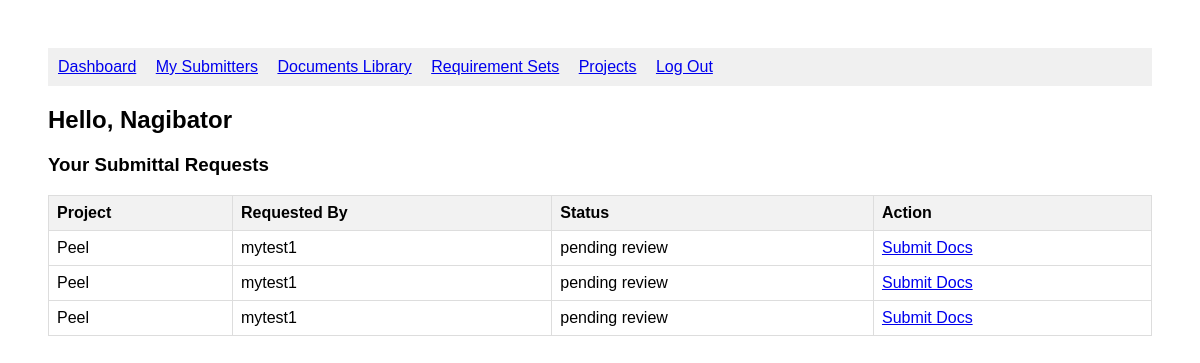
Page /submitter_dashboard (signed in) on the earlier database version.
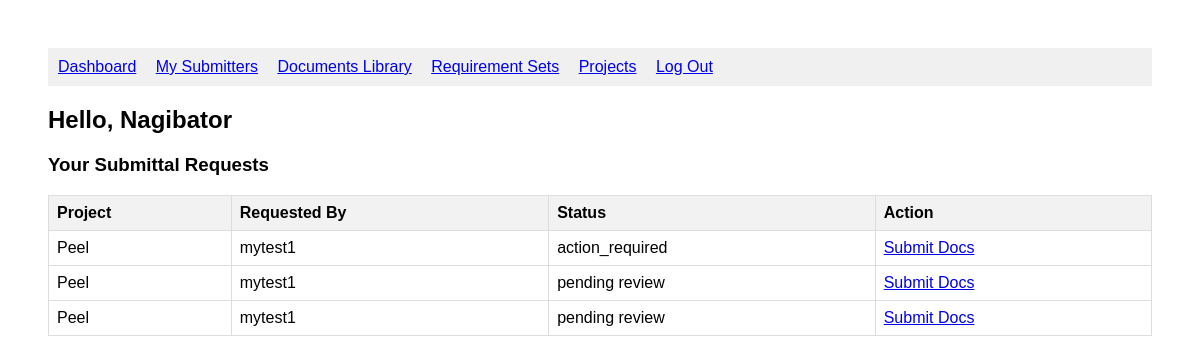
Same page on the later database version.
### tables this page shows
CREATE TABLE submitting_users (
    id INTEGER PRIMARY KEY AUTOINCREMENT,
    login TEXT UNIQUE NOT NULL,
    password TEXT NOT NULL,
    email TEXT NOT NULL,
    token TEXT UNIQUE NOT NULL,
    invited_by INTEGER NOT NULL, name TEXT,
    FOREIGN KEY (invited_by) REFERENCES admin_users(id)
);

CREATE TABLE "requests" (
    id INTEGER PRIMARY KEY AUTOINCREMENT,
    project_id INTEGER NOT NULL,
    submitter_id INTEGER NOT NULL,
    requirement_set_id INTEGER NOT NULL,
    admin_id INTEGER NOT NULL,
    token TEXT UNIQUE,
    status TEXT DEFAULT 'pending review',
    date_requested TEXT DEFAULT CURRENT_TIMESTAMP
);

CREATE TABLE project (
    id INTEGER PRIMARY KEY AUTOINCREMENT,
    project_number INTEGER NOT NULL,
    project_name TEXT NOT NULL,
    project_admin_id INTEGER NOT NULL,
    FOREIGN KEY (project_admin_id) REFERENCES admin_users(id)
);

CREATE TABLE admin_users (
    id INTEGER PRIMARY KEY AUTOINCREMENT,
    login TEXT UNIQUE NOT NULL,
    password TEXT NOT NULL,
    email TEXT NOT NULL
, name TEXT);

### app.py (the view)
@app.route("/submitter_dashboard", methods=['GET', 'POST'])
def submitter_dashboard():
    if not session.get("submitter"):
        return redirect("/login")
    db = get_db()
    submitter_id = session.get("id")
    if not submitter_id and not session.get("submitter"):
        return redirect("/submitter_login")
    submitter = db.execute("SELECT * FROM submitting_users WHERE id = ?", (submitter_id,)).fetchone()
    sub_requests = db.execute("""
    SELECT
        requests.project_id,
        requests.admin_id,
        requests.token,
        requests.status,
        admin_users.login AS gc_name,
        project.project_name
    FROM requests
    JOIN admin_users ON requests.admin_id = admin_users.id
    JOIN project ON requests.project_id = project.id
    WHERE requests.submitter_id = ?
""", (submitter_id,)).fetchall()
    return render_template("submitter_dashboard.html", submitter=submitter, sub_requests=sub_requests)

### app.py (called while the page is built)
def get_db():
    conn = sqlite3.connect("database.db")
    conn.row_factory = sqlite3.Row
    return conn

### templates/submitter_dashboard.html (shortened to what this page needs)
<!DOCTYPE html>
<html lang="en">
<head>
</head>
<body>
    <nav style="background-color: #f0f0f0; padding: 10px;">
        <a href="/admin" style="margin-right: 15px;">Dashboard</a>
        <a href="/my_submitters" style="margin-right: 15px;">My Submitters</a>
        <a href="/documents_library" style="margin-right: 15px;">Documents Library</a>
        <a href="/my_sets" style="margin-right: 15px;">Requirement Sets</a>
        <a href="/projects" style="margin-right: 15px;">Projects</a>
        <a href="/logout">Log Out</a>
    </nav>
    <h2>Hello, {{ submitter['login'] }}</h2>
    <h3>Your Submittal Requests</h3>
    <table border="1" cellpadding="8" cellspacing="0">
        <tr>
            <th>Project</th>
            <th>Requested By</th>
            <th>Status</th>
            <th>Action</th>
        </tr>
        {% for req in sub_requests %}
        <tr>
            <td>{{ req.project_name }}</td>
            <td>{{ req.gc_name }}</td>
            <td>{{ req.status }}</td>
            <td><a href="/submission/{{ req.token }}">Submit Docs</a></td>
        </tr>
        {% else %}
        <tr>
            <td colspan="4">You have no active submittal requests.</td>
        </tr>
        {% endfor %}
    </table>
</body>
</html>

### templates/submitter_dashboard.html (style rules this page uses)
body { font-family: Arial, sans-serif; padding: 40px; }
h2 { margin-bottom: 20px; }
table { width: 100%; border-collapse: collapse; margin-bottom: 30px; }
th, td { border: 1px solid #ddd; padding: 8px; text-align: left; }
th { background-color: #f2f2f2; }

Differences in the rows shown:
changed requests: status "pending review" → "action_required"
